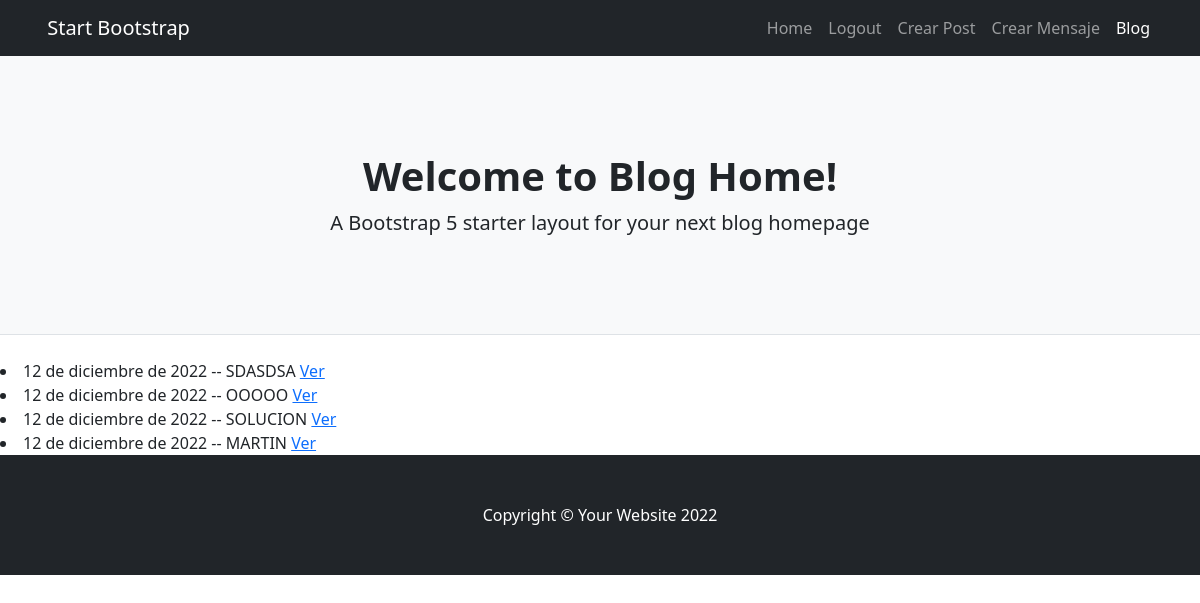
Before: /ejemplo-dos/listar/ with the older database file.
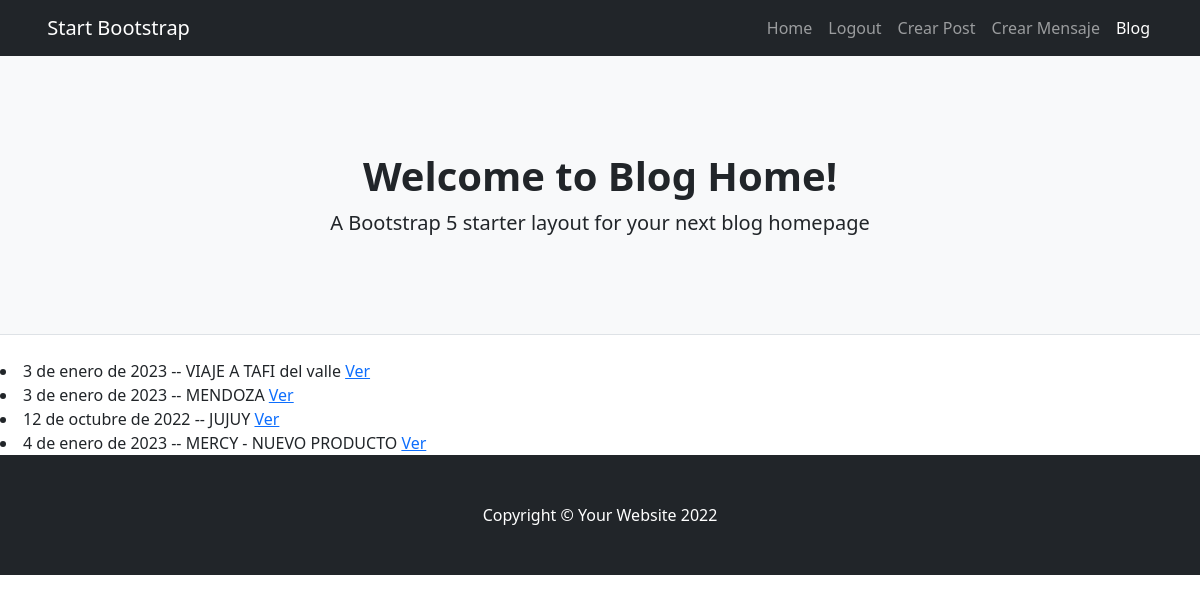
After: the same page with the newer database file.
### ejemplo_2/models.py (models this page shows)
class Post(models.Model):
    titulo= models.CharField(max_length=100)
    sub_titulo= models.CharField(max_length=100)
    texto = models.TextField(max_length=3000)
    publicado_el = models.DateField()
    imagen = models.ImageField(upload_to='posteos', null= True, blank=True)

### ejemplo_2/views.py (the view)
# urls.py: path('ejemplo-dos/listar/', PostList.as_view(), name='listar'),
class PostList(ListView):
    model = Post

### ejemplo_2/templates/ejemplo_2/post_list.html (shortened to what this page needs)
{% extends 'ejemplo_2/base.html' %}
{% block contenido %}
{% for post in object_list %}
    <li>
        {{post.publicado_el}} --  {{post.titulo}}
        <a href="{% url 'ejemplo-dos-detalle' post.id %}">Ver</a>
    </li>
{% endfor %}
{% endblock %}

### ejemplo_2/templates/ejemplo_2/base.html (shortened to what this page needs)
<!DOCTYPE html>
<html lang="en">
    <head>
        {% load static %}
        <link href="{% static 'ejemplo_2/css/styles.css' %}" rel="stylesheet" />
    </head>
    <body>
        <nav class="navbar navbar-expand-lg navbar-dark bg-dark">
            <div class="container">
                <a class="navbar-brand" href="{% url 'ejemplo-dos-index' %}">
                    Start Bootstrap
                </a>
                <div class="collapse navbar-collapse" id="navbarSupportedContent">
                    <ul class="navbar-nav ms-auto mb-2 mb-lg-0">
                        <li class="nav-item"><a class="nav-link" href="#">Home</a></li>
                        <li class="nav-item"><a class="nav-link" href="{% url 'logout' %}">Logout</a></li>
                        <li class="nav-item"><a class="nav-link" href="/ejemplo-dos/crear/">Crear Post</a></li>
                        <li class="nav-item"><a class="nav-link" href="{% url 'crear-mensaje' %}">Crear Mensaje</a></li>
                        <li class="nav-item"><a class="nav-link active" aria-current="page" href="#">Blog</a></li>
                    </ul>
                </div>
            </div>
        </nav>
        <header class="py-5 bg-light border-bottom mb-4">
            <div class="container">
                <div class="text-center my-5">
                    <h1 class="fw-bolder">Welcome to Blog Home!</h1>
                    <p class="lead mb-0">A Bootstrap 5 starter layout for your next blog homepage</p>
                </div>
            </div>
        </header>
        {% block contenido %} {% endblock  %}
        <footer class="py-5 bg-dark">
            <div class="container"><p class="m-0 text-center text-white">Copyright &copy; Your Website 2022</p></div>
        </footer>
    </body>
</html>

Changed rows visible on the page:
removed Post: publicado_el "12 de diciembre de 2022", titulo "SDASDSA"
removed Post: publicado_el "12 de diciembre de 2022", titulo "OOOOO"
removed Post: publicado_el "12 de diciembre de 2022", titulo "SOLUCION"
removed Post: publicado_el "12 de diciembre de 2022", titulo "MARTIN"
added Post: publicado_el "3 de enero de 2023", titulo "VIAJE A TAFI del valle"
added Post: publicado_el "3 de enero de 2023", titulo "MENDOZA"
added Post: publicado_el "12 de octubre de 2022", titulo "JUJUY"
added Post: publicado_el "4 de enero de 2023", titulo "MERCY - NUEVO PRODUCTO"
